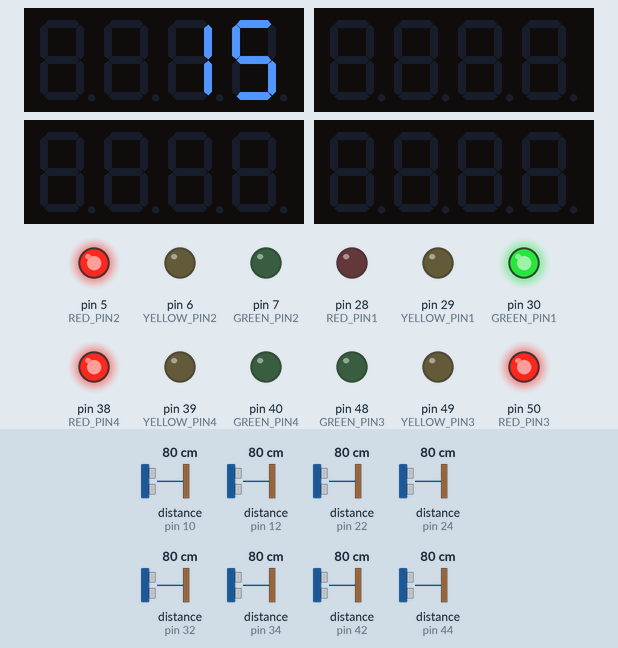
The sketch below on a simulated Arduino Mega 2560, built with avr-gcc and run on an emulated ATmega2560. On the bench: 4 × 4-digit seven-segment display, output pins drawn as LEDs (lit = HIGH). Wiring (inferred from the names in the program): 8 × ultrasonic range finder: trigger pin 11, echo pin 10 / trigger pin 13, echo pin 12 / trigger pin 23, echo pin 22 / trigger pin 25, echo pin 24 / trigger pin 33, echo pin 32 / trigger pin 35, echo pin 34 / trigger pin 43, echo pin 42 / trigger pin 45, echo pin 44. The test bench sets the inputs (shaded band); at power-on: distance to the obstacle (sensors on pin 10, pin 12, pin 22, pin 24, pin 32, pin 34, pin 42, pin 44) 80 cm. The echo pulse lasts 58.3 µs per cm; pins used as bus, display or sensor lines are not drawn.

Above: at 0.2 s.
At 5.3 s:
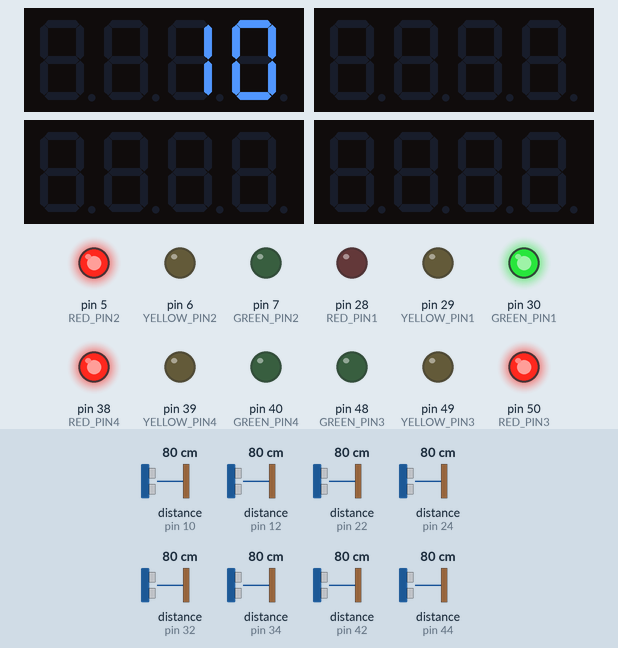
At 10.5 s:
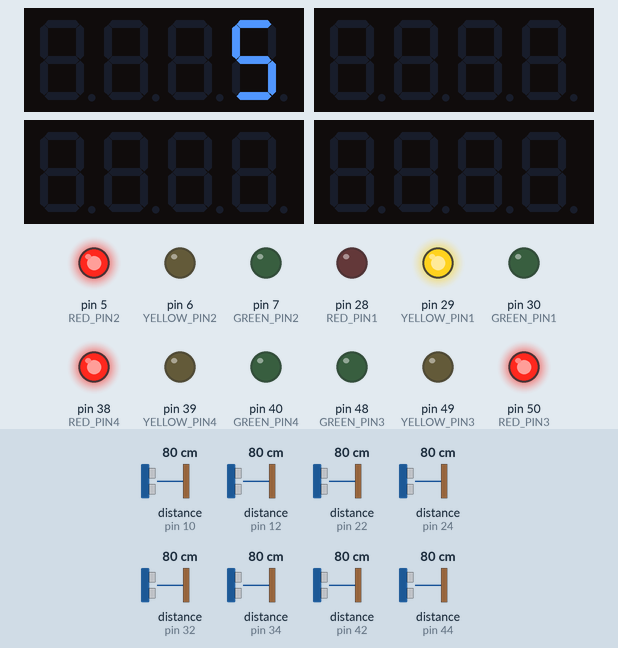
At 18.8 s:
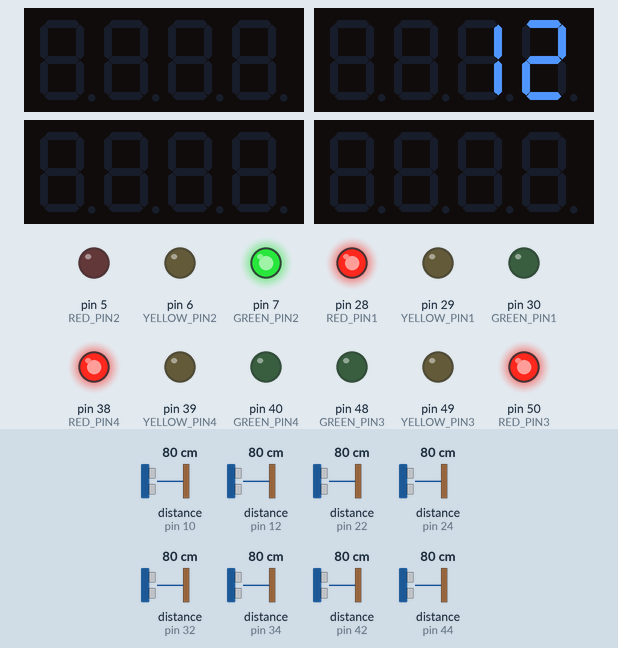
At 28.0 s:
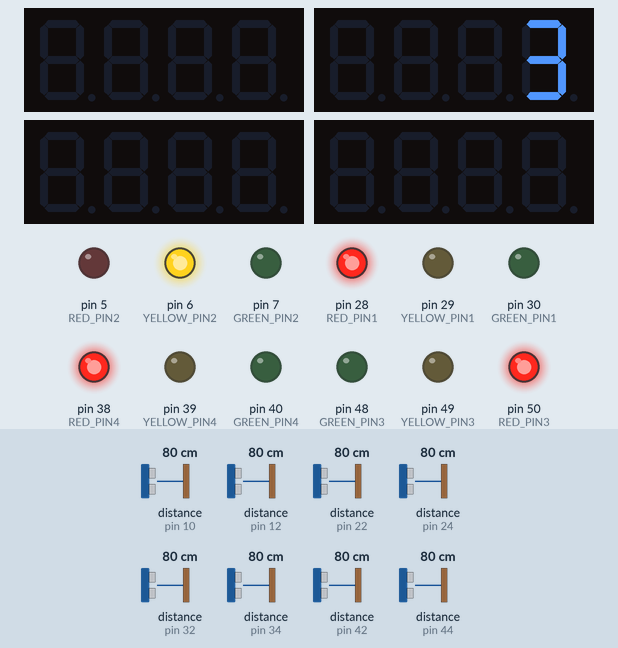
At 38.3 s:
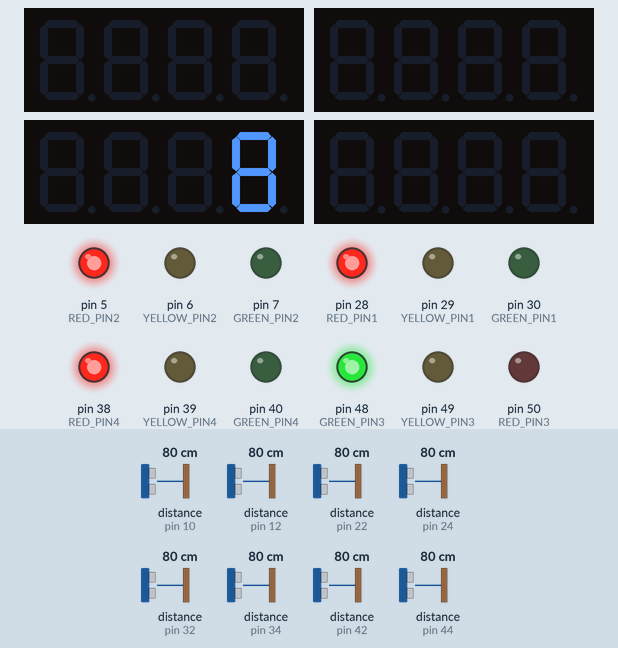
Timing chart, 0 to 39.8 s (numbered marks = the images above):
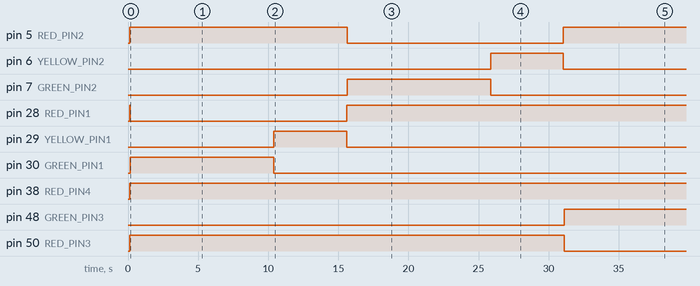

Measured:
- by itself, pin 5 (RED_PIN2): LOW → HIGH at 0.13 s, → LOW 15.5 s later, → HIGH 15.4 s later
- by itself, pin 6 (YELLOW_PIN2): LOW → HIGH at 25.9 s, → LOW 5.2 s later
- by itself, pin 7 (GREEN_PIN2): LOW → HIGH at 15.6 s, → LOW 10.2 s later
- by itself, pin 28 (RED_PIN1): LOW → HIGH at 0.13 s, → LOW 0.04 s later, → HIGH 15.4 s later
- by itself, pin 29 (YELLOW_PIN1): LOW → HIGH at 10.4 s, → LOW 5.2 s later
- by itself, pin 30 (GREEN_PIN1): LOW → HIGH at 0.17 s, → LOW 10.2 s later
- by itself, pin 38 (RED_PIN4): LOW → HIGH at 0.13 s
- by itself, pin 48 (GREEN_PIN3): LOW → HIGH at 31.1 s

The sketch:

DBTMS_for_Complete_System.ino
```cpp
#include <TM1637Display.h>

// Define the pins for the TM1637 display for each road
#define CLK_PIN1 27
#define DIO_PIN1 26
#define CLK_PIN2 8
#define DIO_PIN2 9
#define CLK_PIN3 47
#define DIO_PIN3 46
#define CLK_PIN4 37
#define DIO_PIN4 36

// Define maximum sensor distance
#define MAX_DISTANCE 350

// Define LED pins for each road
#define GREEN_PIN1 30
#define YELLOW_PIN1 29
#define RED_PIN1 28
#define GREEN_PIN2 7
#define YELLOW_PIN2 6
#define RED_PIN2 5
#define GREEN_PIN3 48
#define YELLOW_PIN3 49
#define RED_PIN3 50
#define GREEN_PIN4 40
#define YELLOW_PIN4 39
#define RED_PIN4 38

// Define ultrasonic sensor pins for each road
#define TRIG_PIN1_1 23
#define ECHO_PIN1_1 22
#define TRIG_PIN1_2 25
#define ECHO_PIN1_2 24
#define TRIG_PIN2_1 13
#define ECHO_PIN2_1 12
#define TRIG_PIN2_2 11
#define ECHO_PIN2_2 10
#define TRIG_PIN3_1 43
#define ECHO_PIN3_1 42
#define TRIG_PIN3_2 45
#define ECHO_PIN3_2 44
#define TRIG_PIN4_1 33
#define ECHO_PIN4_1 32
#define TRIG_PIN4_2 35
#define ECHO_PIN4_2 34

TM1637Display display1(CLK_PIN1, DIO_PIN1);
TM1637Display display2(CLK_PIN2, DIO_PIN2);
TM1637Display display3(CLK_PIN3, DIO_PIN3);
TM1637Display display4(CLK_PIN4, DIO_PIN4);

int currentRoad = 0;

void setup() {
    // Initialize the TM1637 displays
    display1.setBrightness(0x0f);
    display2.setBrightness(0x0f);
    display3.setBrightness(0x0f);
    display4.setBrightness(0x0f);

    // Initialize LED pins
    initializeLEDs();

    // Initialize ultrasonic sensor pins
    initializeSensors();
}

void loop() {
    // Read values from sensors for each road
    int distance1_1 = readUltrasonic(TRIG_PIN1_1, ECHO_PIN1_1);
    int distance1_2 = readUltrasonic(TRIG_PIN1_2, ECHO_PIN1_2);
    int distance2_1 = readUltrasonic(TRIG_PIN2_1, ECHO_PIN2_1);
    int distance2_2 = readUltrasonic(TRIG_PIN2_2, ECHO_PIN2_2);
    int distance3_1 = readUltrasonic(TRIG_PIN3_1, ECHO_PIN3_1);
    int distance3_2 = readUltrasonic(TRIG_PIN3_2, ECHO_PIN3_2);
    int distance4_1 = readUltrasonic(TRIG_PIN4_1, ECHO_PIN4_1);
    int distance4_2 = readUltrasonic(TRIG_PIN4_2, ECHO_PIN4_2);

    // Manage traffic for the current road
    switch (currentRoad) {
        case 1:
            manageTraffic(1, distance1_1, distance1_2, &display1, GREEN_PIN1, YELLOW_PIN1, RED_PIN1);
            break;
        case 2:
            manageTraffic(2, distance2_1, distance2_2, &display2, GREEN_PIN2, YELLOW_PIN2, RED_PIN2);
            break;
        case 3:
            manageTraffic(3, distance3_1, distance3_2, &display3, GREEN_PIN3, YELLOW_PIN3, RED_PIN3);
            break;
        case 4:
            manageTraffic(4, distance4_1, distance4_2, &display4, GREEN_PIN4, YELLOW_PIN4, RED_PIN4);
            break;
    }

    // Move to the next road
    currentRoad = (currentRoad % 4) + 1;

    // Ensure all 7-segment displays are off and only red lights are on
    clearAllDisplays();
    setAllToRed();
}

int readUltrasonic(int trigPin, int echoPin) {
    digitalWrite(trigPin, LOW);
    delayMicroseconds(2);
    digitalWrite(trigPin, HIGH);
    delayMicroseconds(10);
    digitalWrite(trigPin, LOW);

    long duration = pulseIn(echoPin, HIGH);
    int distance = duration * 0.034 / 2;
    return distance;
}

void manageTraffic(int roadNumber, int distance1, int distance2, TM1637Display *display, int greenPin, int yellowPin, int redPin) {
    int greenDuration = 0;

    // Determine the green duration based on sensor distances
    if (distance1 < MAX_DISTANCE && distance2 < MAX_DISTANCE) {
        greenDuration = 15;
    } else if (distance1 < MAX_DISTANCE) {
        greenDuration = 10;
    } else {
        greenDuration = 0;
    }

    if (greenDuration > 0) {
        digitalWrite(greenPin, HIGH);
        digitalWrite(yellowPin, LOW);
        digitalWrite(redPin, LOW);
        showTimer(display, greenDuration, greenPin, yellowPin, redPin);
    } else {
        digitalWrite(greenPin, LOW);
        digitalWrite(yellowPin, LOW);
        digitalWrite(redPin, HIGH);
        display->clear();
    }
}

void showTimer(TM1637Display *display, int duration, int greenPin, int yellowPin, int redPin) {
    for (int i = duration; i >= 0; i--) {
        display->showNumberDec(i);
        if (i <= 5) {
            digitalWrite(greenPin, LOW);
            digitalWrite(yellowPin, HIGH);
            digitalWrite(redPin, LOW);
        }
        if (i != 0){
          delay(1000);
        }
    }
}

void initializeLEDs() {
    // Initialize all LED pins
    pinMode(GREEN_PIN1, OUTPUT);
    pinMode(YELLOW_PIN1, OUTPUT);
    pinMode(RED_PIN1, OUTPUT);
    pinMode(GREEN_PIN2, OUTPUT);
    pinMode(YELLOW_PIN2, OUTPUT);
    pinMode(RED_PIN2, OUTPUT);
    pinMode(GREEN_PIN3, OUTPUT);
    pinMode(YELLOW_PIN3, OUTPUT);
    pinMode(RED_PIN3, OUTPUT);
    pinMode(GREEN_PIN4, OUTPUT);
    pinMode(YELLOW_PIN4, OUTPUT);
    pinMode(RED_PIN4, OUTPUT);
}

void initializeSensors() {
    // Initialize all ultrasonic sensor pins
    pinMode(TRIG_PIN1_1, OUTPUT);
    pinMode(ECHO_PIN1_1, INPUT);
    pinMode(TRIG_PIN1_2, OUTPUT);
    pinMode(ECHO_PIN1_2, INPUT);
    pinMode(TRIG_PIN2_1, OUTPUT);
    pinMode(ECHO_PIN2_1, INPUT);
    pinMode(TRIG_PIN2_2, OUTPUT);
    pinMode(ECHO_PIN2_2, INPUT);
    pinMode(TRIG_PIN3_1, OUTPUT);
    pinMode(ECHO_PIN3_1, INPUT);
    pinMode(TRIG_PIN3_2, OUTPUT);
    pinMode(ECHO_PIN3_2, INPUT);
    pinMode(TRIG_PIN4_1, OUTPUT);
    pinMode(ECHO_PIN4_1, INPUT);
    pinMode(TRIG_PIN4_2, OUTPUT);
    pinMode(ECHO_PIN4_2, INPUT);
}

void clearAllDisplays() {
    display1.clear();
    display2.clear();
    display3.clear();
    display4.clear();
}

void setAllToRed() {
    digitalWrite(GREEN_PIN1, LOW);
    digitalWrite(YELLOW_PIN1, LOW);
    digitalWrite(RED_PIN1, HIGH);

    digitalWrite(GREEN_PIN2, LOW);
    digitalWrite(YELLOW_PIN2, LOW);
    digitalWrite(RED_PIN2, HIGH);

    digitalWrite(GREEN_PIN3, LOW);
    digitalWrite(YELLOW_PIN3, LOW);
    digitalWrite(RED_PIN3, HIGH);

    digitalWrite(GREEN_PIN4, LOW);
    digitalWrite(YELLOW_PIN4, LOW);
    digitalWrite(RED_PIN4, HIGH);
}
```
